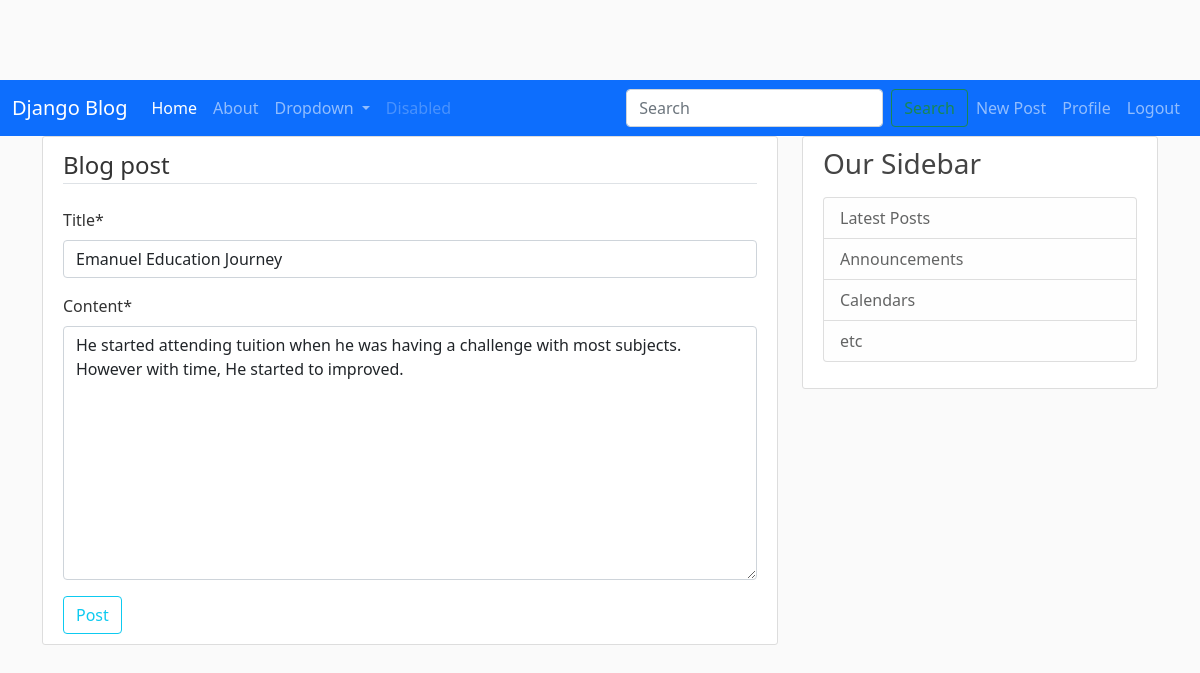
The app's page /post/5/update/ (signed in) with its own data.
### myblog/models.py (models this page shows, shortened)
class Post(models.Model):
    title = models.CharField(max_length=100)
    content = models.TextField()
    date_posted = models.DateTimeField(default=timezone.now)
    author = models.ForeignKey(User, on_delete=models.CASCADE)

### myblog/views.py (the view, shortened to what this page needs)
# urls.py: path('post/<int:pk>/update/', PostUpdateView.as_view(), name='post-update'),
class PostUpdateView(LoginRequiredMixin, UserPassesTestMixin, UpdateView):
    model = Post
    fields = ['title', 'content']
    def test_func(self):
        post = self.get_object()
        if self.request.user == post.author:
            return True
        return False

### myblog/templates/myblog/post_form.html (shortened to what this page needs)
{% extends "myblog/base.html" %}
{% load crispy_forms_tags %}
  {% block content %}
    <div class='content-section'>
        <form method='POST'>
            <fieldset class='form-group'>
                <legend class='border-bottom mb-4'>Blog post</legend>
                {{ form|crispy }}
            </fieldset>
            <div class='form-group'>
                <button class='btn btn-outline-info' type='submit'>Post</button>
            </div>
        </form>
    </div>
  {% endblock content %}

### myblog/static/myblog/main.css (style rules this page uses)
body { background: #fafafa; color: #333333; margin-top: 5rem; }
.content-section { background: #ffffff; padding: 10px 20px; border: 1px solid #dddddd; border-radius: 3px; margin-bottom: 20px; }

### records on screen
Post: title "Emanuel Education Journey", content "He started attending tuition when he was having a challenge with most subjects. However with time, He started to improved."
